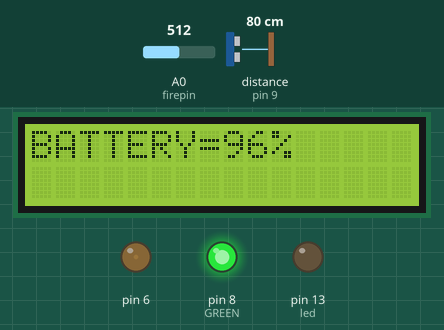
Bench run of a sketch on a simulated Arduino Uno, built with avr-gcc and run on an emulated ATmega328P. Shown: 16×2 character LCD, output pins drawn as LEDs (lit = HIGH). Inputs (shaded band) come from the test bench; at power-on: distance to the obstacle (sensor on pin 9) 80 cm, A0 (firepin) = 512. The echo pulse lasts 58.3 µs per cm; pins used as bus, display or sensor lines are not drawn; what the sketch prints to the serial monitor is not drawn.

Above: at 1.2 s.
1.3 s: distance to the obstacle (sensor on pin 9) set to 22 cm
2.8 s: distance to the obstacle (sensor on pin 9) set to 18 cm
At 3.2 s:
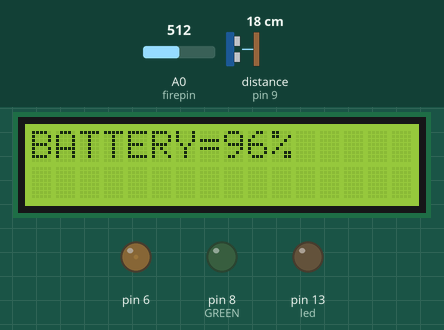
4.3 s: A0 (firepin) set to 108
5.8 s: A0 (firepin) set to 89
At 6.9 s:
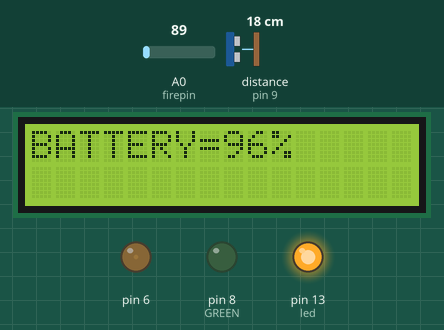
7.3 s: distance to the obstacle (sensor on pin 9) set to 23 cm
At 8.5 s:
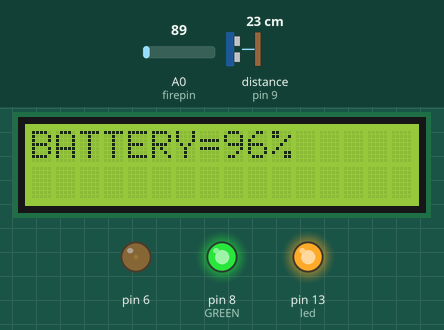
8.8 s: distance to the obstacle (sensor on pin 9) set to 9 cm
At 9.2 s:
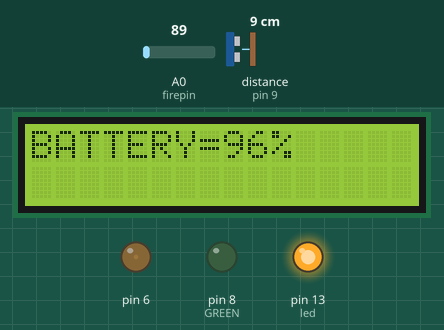
Timing chart, 0 to 11.3 s (numbered marks = the images above; inputs shaded):
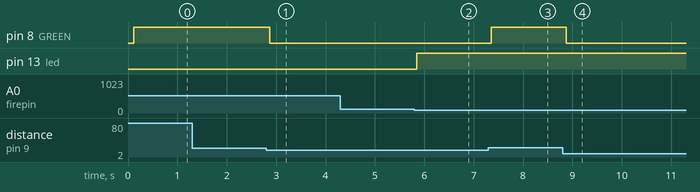

Measured:
- the behaviour switches between 21 and 20 cm on distance to the obstacle (sensor on pin 9) (found by bisection; images 0 and 1)
- the behaviour switches between 100 and 99 on A0 (firepin) (found by bisection; images 1 and 2)
- after the input at 1.3 s, every drawn part: stays the same
- after the input at 2.8 s, pin 8 (GREEN): HIGH → LOW after 0.07 s
- after the input at 4.3 s, every drawn part: stays the same
- after the input at 5.8 s, pin 13 (led): LOW → HIGH at once
- after the input at 7.3 s, pin 8 (GREEN): LOW → HIGH after 0.06 s
- after the input at 8.8 s, pin 8 (GREEN): HIGH → LOW after 0.08 s

The sketch:

final.ino
```cpp
#include <LiquidCrystal.h>
#include <NewPing.h>

#define TRIGGER_PIN  10
#define ECHO_PIN     9
#define MAX_DISTANCE 200
#define RED 5
#define GREEN 8
int firepin = A0;
int fire = 0;
int led = 13;

char data = 0;
const int rs = 12, en = 11, d4 = 5, d5 = 4, d6 = 3, d7 = 2;
LiquidCrystal lcd(rs, en, d4, d5, d6, d7);
NewPing sonar(TRIGGER_PIN, ECHO_PIN, MAX_DISTANCE);


void setup() {
  Serial.begin(9600);
  // set up the LCD's number of columns and rows:
  lcd.begin(16, 2);
   pinMode(led,OUTPUT);
  analogWrite(6,10);
  // Print a message to the LCD.
  lcd.print("BATTERY=96%");
   pinMode(RED,OUTPUT);
  pinMode(GREEN,OUTPUT);

}

void loop() {

 int x = sonar.ping_cm();
  delay(50);
  if (x>20 || x==0)
  {
    digitalWrite(RED,LOW);
    digitalWrite(GREEN,HIGH);
  }
  else
  {
    digitalWrite(GREEN,LOW);
    digitalWrite(RED,HIGH);
  }
  Serial.print("Ping: ");
  Serial.print(x);
  Serial.println("cm");
    fire = analogRead(A0);
  if (fire<100)
  {
    Serial.println(fire);
    digitalWrite(led,HIGH);
  }
  else
  {
    Serial.println(fire);
    digitalWrite(led,LOW);
  }
}
```
